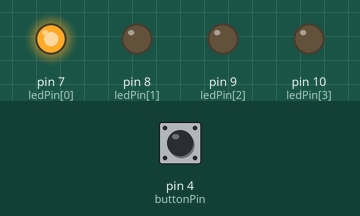
Bench run of a sketch on a simulated Arduino Uno, built with avr-gcc and run on an emulated ATmega328P. Parts: output pins drawn as LEDs (lit = HIGH). Inputs (shaded band) come from the test bench; at power-on: pin 4 (buttonPin) HIGH.

Above: at 1.4 s.
1.5 s: pin 4 (buttonPin) pulled LOW for 1 s
At 3.4 s:
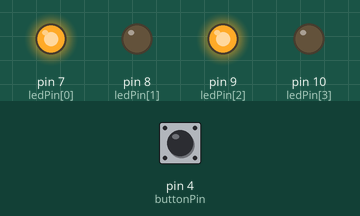
4.2 s: pin 4 (buttonPin) pulled LOW for 0.35 s
At 6.0 s:
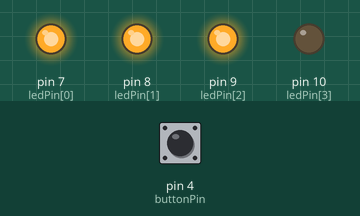
6.3 s: pin 4 (buttonPin) pulled LOW for 0.35 s
At 7.8 s:
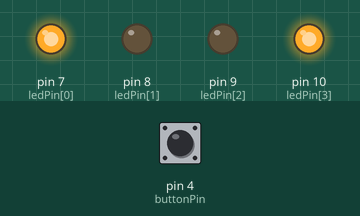
8.4 s: pin 4 (buttonPin) pulled LOW for 3.2 s
At 8.85 s:
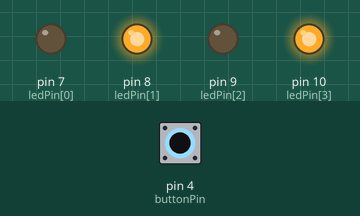
Timing chart, 0 to 13.2 s (numbered marks = the images above; inputs shaded):
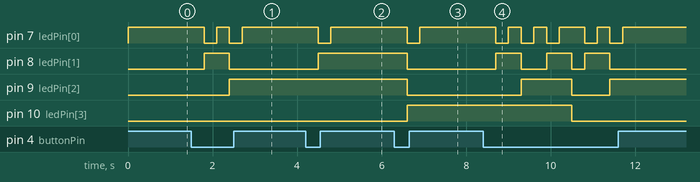

Measured:
- after the input at 1.5 s, pin 7 (ledPin[0]): alternates HIGH for 0.30 s and LOW for 0.30 s, 4 changes in all, then stays HIGH, starting after 0.30 s; pin 8 (ledPin[1]): LOW → HIGH after 0.30 s, → LOW 0.60 s later; pin 9 (ledPin[2]): LOW → HIGH after 0.90 s
- after the input at 4.2 s, pin 7 (ledPin[0]): HIGH → LOW after 0.30 s, → HIGH 0.30 s later; pin 8 (ledPin[1]): LOW → HIGH after 0.30 s
- after the input at 6.3 s, pin 7 (ledPin[0]): HIGH → LOW after 0.30 s, → HIGH 0.30 s later; pin 8 (ledPin[1]), pin 9 (ledPin[2]): HIGH → LOW after 0.30 s; pin 10 (ledPin[3]): LOW → HIGH after 0.30 s
- after the input at 8.4 s, pin 7 (ledPin[0]): HIGH → LOW after 0.30 s, → HIGH 0.30 s later, → LOW 0.30 s later, → HIGH 0.30 s later, … (10 changes in this stretch); pin 8 (ledPin[1]): goes HIGH 0.60 s, LOW 0.60 s, HIGH 0.60 s, LOW 0.30 s, HIGH 0.60 s, then LOW, starting after 0.30 s

The sketch:

button-counter.ino
```cpp
const int ledPin[] = {7, 8, 9, 10};
const int buttonPin = 4;

int buttonState = 0;
int programNo = 1;


void setup()
{
  for (int i =0;i<4;i++) {
    pinMode(ledPin[i], OUTPUT);
  }
  pinMode(buttonPin, INPUT_PULLUP);
  displayBinary(programNo);
}

void loop() {
  buttonState = digitalRead(buttonPin);
  delay(300);
  //If button pressed...
  if (buttonState == LOW) {
    if (programNo == 15) {
      programNo = 1;
      displayBinary(programNo);
    } else {
      programNo ++;
      displayBinary(programNo);
    }
  }
}

void displayBinary(byte numToShow) {
  for (int i =0;i<4;i++)
  {
    if (bitRead(numToShow, i)==1)
    {
      digitalWrite(ledPin[i], HIGH);
    }
    else
    {
      digitalWrite(ledPin[i], LOW);
    }
  }
}
```
